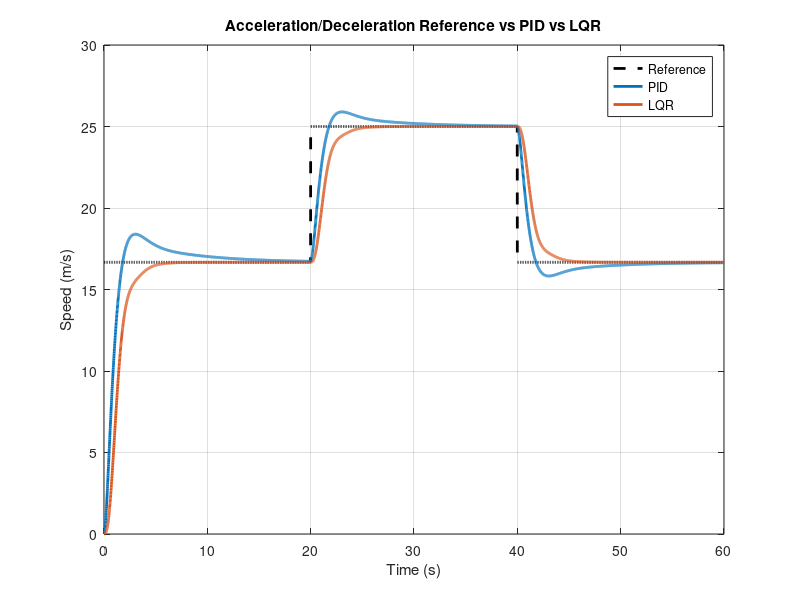

The MATLAB script that drew this image:
clear; clc; close all;

t = 0:0.01:60;
r = zeros(size(t));

r(t >= 0  & t < 20) = 16.67;
r(t >= 20 & t < 40) = 25.0;
r(t >= 40)          = 16.67;

% Plant & PID
num = 2.4767;
den = [1 6.0476 5.2856 0.238];
G   = tf(num, den);

Kp  = 2.8; Ki  = 0.4; Kd  = 2;
PID = pid(Kp, Ki, Kd);

T_pid = feedback(PID * G, 1);

% LQR closed-loop
A = [0 1 0;
     0 0 1;
    -6.0476 -5.2856 -0.238];

B = [0;
     0;
     2.4767];

C = [1 0 0];
D = 0;

K = [0.0898 1.5708 1.4131];

Acl  = A - B*K;
Nbar = -1 / (C * inv(A - B*K) * B);
sys_lqr = ss(Acl, B*Nbar, C, D);

% Simulate
y_pid = lsim(T_pid,  r, t);
y_lqr = lsim(sys_lqr, r, t);

% Plot comparison
figure;
plot(t, r, 'k--', 'LineWidth', 2); hold on;
plot(t, y_pid, 'LineWidth', 2.0);
plot(t, y_lqr, 'LineWidth', 2.0);
grid on;

title('Acceleration/Deceleration Reference vs PID vs LQR');
xlabel('Time (s)');
ylabel('Speed (m/s)');
ylim([0 30]);

legend('Reference', 'PID', 'LQR', 'Location', 'best');
